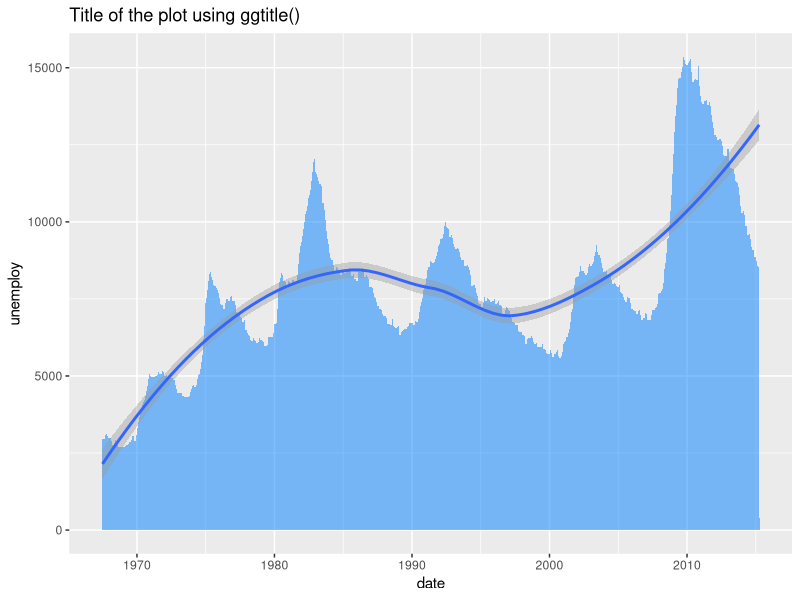

Here is the R script that generated this plot:
# install.packages(ggplot2)
library(ggplot2)

ggplot(economics, aes(date, unemploy)) +
  geom_area(fill = rgb(0, 0.5, 1, alpha = 0.5)) +
  geom_smooth() +
  ggtitle("Title of the plot using ggtitle()") 
